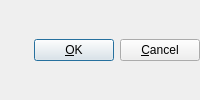
    <widget class="QWidget" name="widget" native="true">
     <property name="sizePolicy">
      <sizepolicy hsizetype="Preferred" vsizetype="Fixed">
       <horstretch>0</horstretch>
       <verstretch>0</verstretch>
      </sizepolicy>
     </property>
     <layout class="QHBoxLayout" name="horizontalLayout_2">
      <property name="leftMargin">
       <number>0</number>
      </property>
      <property name="topMargin">
       <number>0</number>
      </property>
      <property name="rightMargin">
       <number>0</number>
      </property>
      <property name="bottomMargin">
       <number>0</number>
      </property>
      <item>
       <widget class="QLabel" name="lblMessage">
        <property name="sizePolicy">
         <sizepolicy hsizetype="MinimumExpanding" vsizetype="Fixed">
          <horstretch>0</horstretch>
          <verstretch>0</verstretch>
         </sizepolicy>
        </property>
        <property name="toolTip">
         <string/>
        </property>
       </widget>
      </item>
      <item>
       <widget class="QPushButton" name="btnOK">
        <property name="enabled">
         <bool>true</bool>
        </property>
        <property name="toolTip">
         <string/>
        </property>
        <property name="text">
         <string>&amp;OK</string>
        </property>
        <property name="autoDefault">
         <bool>true</bool>
        </property>
        <property name="default">
         <bool>true</bool>
        </property>
       </widget>
      </item>
      <item>
       <widget class="QPushButton" name="btnCancel">
        <property name="toolTip">
         <string/>
        </property>
        <property name="text">
         <string>&amp;Cancel</string>
        </property>
       </widget>
      </item>
     </layout>
    </widget>
